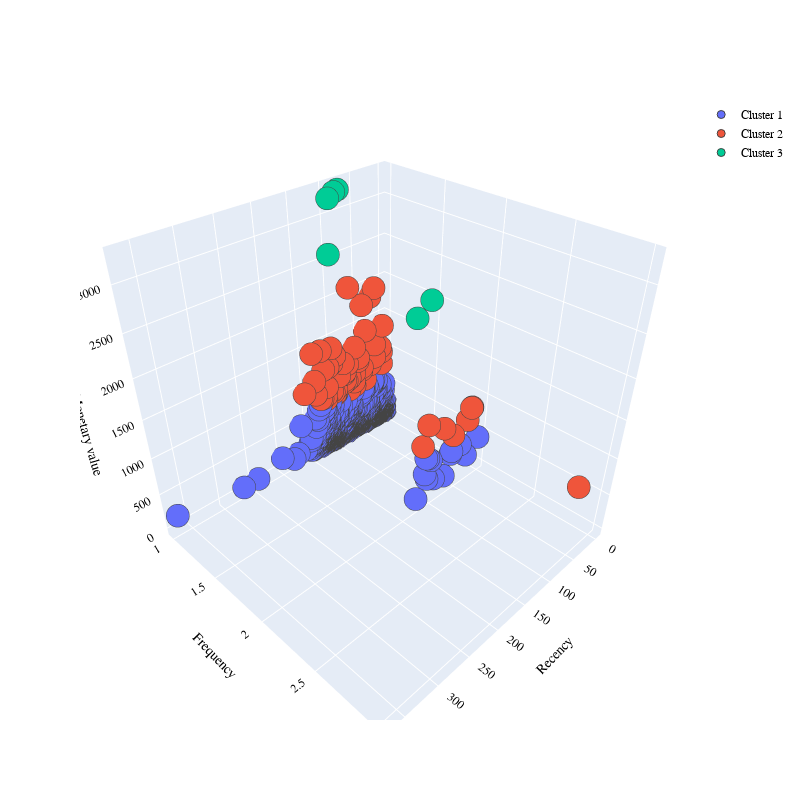
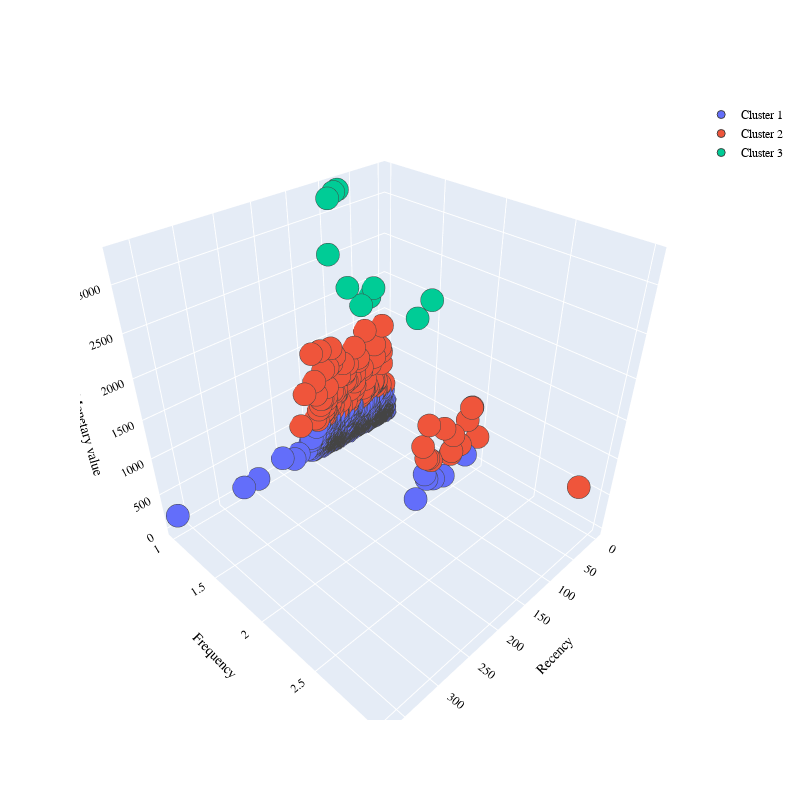
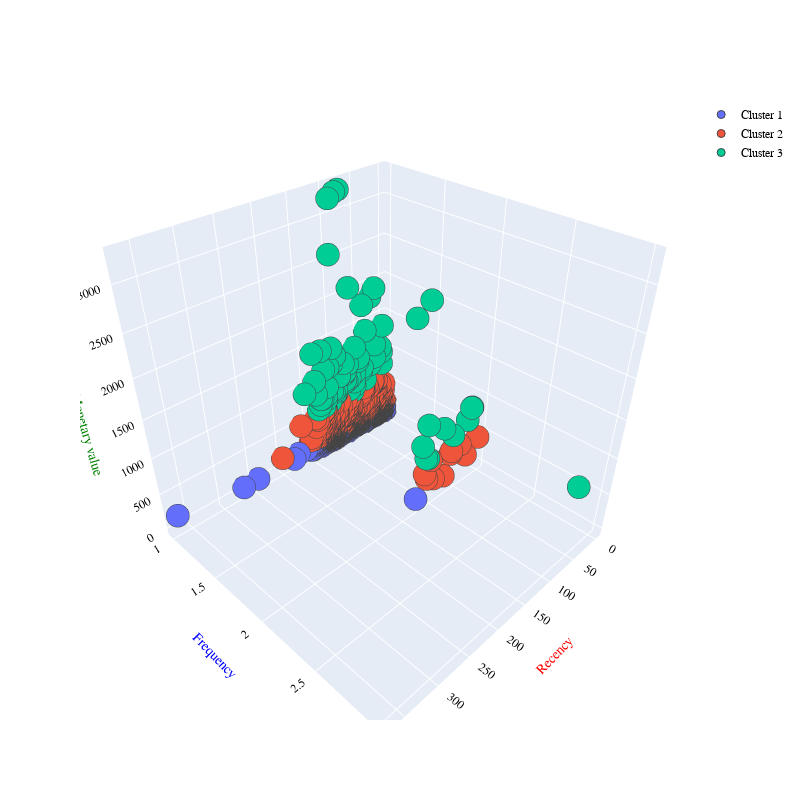

The cell these charts' notebook holds for them, in order:
### Markdown cell above
Agglomerative and Spectral tests

### Code cell
Dend = dendrogram(X)
y_hc = agglomerative_clustering(X, rfmcopy, nclusterskmeans)
plot_clusters(rfmcopy, clusters1= nclusterskmeans)
silscores['hierarchical clustering'] = silhouette_score(X, y_hc, metric='euclidean')
rfmcopy['hc_clusters'] = y_hc

### spectral tests
neighbors, affinity = choose_spectral()
spectral = spectral_clustering(X, nclusterskmeans, affinity, neighbors)
sp = spectral_clustering(X, nclusterskmeans, affinity, neighbors)[0]
sil_score = spectral_clustering(X, nclusterskmeans, affinity, neighbors)[1]
rfmcopy['sp_clusters'] = sp
visualize_spectral_clusters(X, sp)

silscores['Spectral clustering'] = sil_score

### Figure 1 — Plotly figure (JSON) as saved in the notebook; plotly's stock layout.template omitted (floating-point values rounded to 4 significant figures; data arrays with more than 128 entries replaced by an {"elided": "..."} marker saying what was removed)
{"data": [{"marker": {"line": {"width": 1}, "size": 8}, "mode": "markers", "name": "Cluster 1", "type": "scatter3d", "x": {"elided": "1251 int values"}, "y": {"elided": "1251 int values"}, "z": {"elided": "1251 float values"}}, {"marker": {"line": {"width": 1}, "size": 8}, "mode": "markers", "name": "Cluster 2", "type": "scatter3d", "x": [10, 31, 54, 99, 46, 97, 114, 22, 111, 29, 123, 116, 62, 99, 119, 41, 91, 71, 116, 82, 8, 63, 98, 136, 70, 80, 154, 77, 61, 22, 126, 105, 116, 40, 51, 134, 72, 123, 48, 57, 104, 138, 22, 83, 76, 62, 47, 82, 30, 21, 97, 80, 8, 22, 102, 104, 6, 55, 75, 106], "y": [1, 1, 1, 1, 1, 1, 1, 1, 1, 2, 1, 1, 1, 1, 1, 1, 1, 1, 1, 1, 1, 1, 1, 1, 1, 1, 1, 1, 1, 1, 1, 1, 2, 1, 3, 1, 1, 1, 1, 2, 1, 1, 1, 1, 2, 1, 1, 1, 1, 2, 1, 1, 1, 2, 1, 1, 1, 1, 1, 2], "z": [1043.0, 862.1, 1050.0, 680.3, 1759.0, 693.6, 856.2, 1125.0, 1130.0, 801.4, 1404.0, 679.0, 859.7, 699.7, 1126.0, 681.1, 920.9, 815.6, 734.1, 913.1, 792.2, 727.9, 1245.0, 1024.0, 2066.0, 938.8, 917.7, 797.4, 1224.0, 1916.0, 726.0, 756.6, 830.9, 1389.0, 891.1, 826.8, 644.5, 719.0, 840.6, 711.6, 1372.0, 1419.0, 942.8, 1080.0, 896.4, 666.3, 882.0, 788.2, 1822.0, 950.1, 758.3, 820.2, 967.7, 945.6, 727.5, 1159.0, 1343.0, 1005.0, 1036.0, 1080.0]}, {"marker": {"line": {"width": 1}, "size": 8}, "mode": "markers", "name": "Cluster 3", "type": "scatter3d", "x": [110, 98, 101, 82, 133, 88], "y": [2, 1, 1, 1, 2, 1], "z": [2616.0, 3196.0, 2565.0, 3256.0, 2494.0, 3243.0]}], "layout": {"autosize": true, "font": {"color": "black", "family": "Gilroy", "size": 12}, "height": 800, "scene": {"xaxis": {"title": {"font": {"color": "black"}, "text": "Recency"}}, "yaxis": {"title": {"font": {"color": "black"}, "text": "Frequency"}}, "zaxis": {"title": {"font": {"color": "black"}, "text": "Monetary value"}}}, "showlegend": true, "width": 800}}

### Figure 2 — Plotly figure (JSON) as saved in the notebook; plotly's stock layout.template omitted (floating-point values rounded to 4 significant figures; data arrays with more than 128 entries replaced by an {"elided": "..."} marker saying what was removed)
{"data": [{"marker": {"line": {"width": 1}, "size": 8}, "mode": "markers", "name": "Cluster 1", "type": "scatter3d", "x": {"elided": "1193 int values"}, "y": {"elided": "1193 int values"}, "z": {"elided": "1193 float values"}}, {"marker": {"line": {"width": 1}, "size": 8}, "mode": "markers", "name": "Cluster 2", "type": "scatter3d", "x": [127, 10, 73, 22, 31, 119, 54, 99, 97, 114, 22, 51, 111, 29, 123, 28, 76, 26, 116, 46, 21, 109, 19, 62, 98, 118, 51, 99, 100, 119, 41, 91, 71, 116, 82, 30, 8, 63, 98, 80, 45, 136, 80, 59, 77, 154, 42, 77, 61, 126, 138, 105, 105, 116, 120, 61, 89, 92, 40, 51, 134, 72, 134, 123, 105, 36, 48, 57, 3, 104, 116, 26, 38, 46, 138, 22, 12, 164, 83, 76, 62, 22, 124, 47, 82, 109, 11, 111, 21, 97, 28, 43, 66, 80, 8, 120, 131, 125, 22, 53, 4, 19, 26, 27, 102, 104, 6, 123, 24, 55, 75, 106, 19, 106], "y": [1, 1, 1, 1, 1, 1, 1, 1, 1, 1, 1, 1, 1, 2, 1, 1, 1, 1, 1, 1, 1, 1, 1, 1, 1, 1, 1, 1, 2, 1, 1, 1, 1, 1, 1, 1, 1, 1, 1, 1, 1, 1, 1, 2, 1, 1, 2, 1, 1, 1, 1, 1, 1, 2, 1, 2, 1, 1, 1, 3, 1, 1, 1, 1, 2, 1, 1, 2, 1, 1, 1, 1, 1, 1, 1, 1, 1, 1, 1, 2, 1, 1, 1, 1, 1, 2, 1, 1, 2, 1, 1, 1, 1, 1, 1, 1, 1, 1, 2, 1, 2, 1, 1, 1, 1, 1, 1, 1, 1, 1, 1, 2, 1, 1], "z": [644.5, 1043.0, 514.1, 487.5, 862.1, 551.1, 1050.0, 680.3, 693.6, 856.2, 1125.0, 498.1, 1130.0, 801.4, 1404.0, 556.7, 462.1, 587.1, 679.0, 479.2, 440.1, 616.5, 435.9, 859.7, 432.4, 538.6, 464.1, 699.7, 558.1, 1126.0, 681.1, 920.9, 815.6, 734.1, 913.1, 523.7, 792.2, 727.9, 1245.0, 507.0, 539.7, 1024.0, 938.8, 486.8, 461.2, 917.7, 504.8, 797.4, 1224.0, 726.0, 485.9, 550.1, 756.6, 830.9, 450.9, 455.2, 472.7, 545.6, 1389.0, 891.1, 826.8, 644.5, 445.9, 719.0, 608.7, 517.0, 840.6, 711.6, 459.3, 1372.0, 514.4, 560.8, 570.9, 563.5, 1419.0, 942.8, 450.0, 488.1, 1080.0, 896.4, 666.3, 545.1, 459.1, 882.0, 788.2, 628.7, 476.1, 551.5, 950.1, 758.3, 549.7, 540.0, 596.6, 820.2, 967.7, 594.2, 590.9, 505.7, 945.6, 445.6, 434.4, 567.6, 588.1, 531.7, 727.5, 1159.0, 1343.0, 526.8, 604.7, 1005.0, 1036.0, 1080.0, 573.7, 479.9]}, {"marker": {"line": {"width": 1}, "size": 8}, "mode": "markers", "name": "Cluster 3", "type": "scatter3d", "x": [110, 46, 70, 98, 22, 101, 82, 30, 133, 88], "y": [2, 1, 1, 1, 1, 1, 1, 1, 2, 1], "z": [2616.0, 1759.0, 2066.0, 3196.0, 1916.0, 2565.0, 3256.0, 1822.0, 2494.0, 3243.0]}], "layout": {"autosize": true, "font": {"color": "black", "family": "Gilroy", "size": 12}, "height": 800, "scene": {"xaxis": {"title": {"font": {"color": "black"}, "text": "Recency"}}, "yaxis": {"title": {"font": {"color": "black"}, "text": "Frequency"}}, "zaxis": {"title": {"font": {"color": "black"}, "text": "Monetary value"}}}, "showlegend": true, "width": 800}}

### Figure 3 — Plotly figure (JSON) as saved in the notebook; plotly's stock layout.template omitted (floating-point values rounded to 4 significant figures; data arrays with more than 128 entries replaced by an {"elided": "..."} marker saying what was removed)
{"data": [{"marker": {"line": {"width": 1}, "size": 8}, "mode": "markers", "name": "Cluster 1", "type": "scatter3d", "x": {"elided": "704 int values"}, "y": {"elided": "704 int values"}, "z": {"elided": "704 float values"}}, {"marker": {"line": {"width": 1}, "size": 8}, "mode": "markers", "name": "Cluster 2", "type": "scatter3d", "x": {"elided": "540 int values"}, "y": {"elided": "540 int values"}, "z": {"elided": "540 float values"}}, {"marker": {"line": {"width": 1}, "size": 8}, "mode": "markers", "name": "Cluster 3", "type": "scatter3d", "x": [110, 127, 10, 31, 54, 99, 46, 97, 114, 22, 111, 29, 123, 116, 109, 62, 99, 119, 41, 91, 71, 116, 82, 8, 63, 98, 136, 70, 80, 98, 154, 77, 61, 22, 126, 105, 116, 40, 51, 134, 101, 72, 123, 105, 48, 57, 82, 104, 138, 22, 83, 76, 62, 47, 82, 30, 109, 21, 97, 133, 66, 80, 8, 120, 131, 22, 102, 104, 6, 55, 88, 75, 106], "y": [2, 1, 1, 1, 1, 1, 1, 1, 1, 1, 1, 2, 1, 1, 1, 1, 1, 1, 1, 1, 1, 1, 1, 1, 1, 1, 1, 1, 1, 1, 1, 1, 1, 1, 1, 1, 2, 1, 3, 1, 1, 1, 1, 2, 1, 2, 1, 1, 1, 1, 1, 2, 1, 1, 1, 1, 2, 2, 1, 2, 1, 1, 1, 1, 1, 2, 1, 1, 1, 1, 1, 1, 2], "z": [2616.0, 644.5, 1043.0, 862.1, 1050.0, 680.3, 1759.0, 693.6, 856.2, 1125.0, 1130.0, 801.4, 1404.0, 679.0, 616.5, 859.7, 699.7, 1126.0, 681.1, 920.9, 815.6, 734.1, 913.1, 792.2, 727.9, 1245.0, 1024.0, 2066.0, 938.8, 3196.0, 917.7, 797.4, 1224.0, 1916.0, 726.0, 756.6, 830.9, 1389.0, 891.1, 826.8, 2565.0, 644.5, 719.0, 608.7, 840.6, 711.6, 3256.0, 1372.0, 1419.0, 942.8, 1080.0, 896.4, 666.3, 882.0, 788.2, 1822.0, 628.7, 950.1, 758.3, 2494.0, 596.6, 820.2, 967.7, 594.2, 590.9, 945.6, 727.5, 1159.0, 1343.0, 1005.0, 3243.0, 1036.0, 1080.0]}], "layout": {"autosize": true, "font": {"color": "black", "family": "Gilroy", "size": 12}, "height": 800, "scene": {"xaxis": {"title": {"font": {"color": "red"}, "text": "Recency"}}, "yaxis": {"title": {"font": {"color": "blue"}, "text": "Frequency"}}, "zaxis": {"title": {"font": {"color": "green"}, "text": "Monetary value"}}}, "showlegend": true, "width": 800}}
